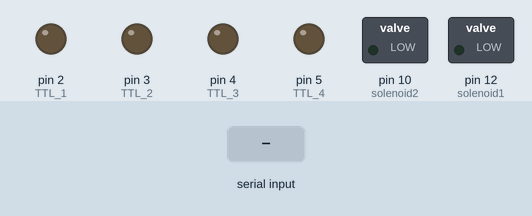
Simulated run of this sketch. Board: Arduino Uno, built with avr-gcc and run on an emulated ATmega328P. Parts: switched loads named in the sketch (green lamp = pin HIGH), output pins drawn as LEDs (lit = HIGH). Inputs (shaded band) come from the test bench.

Above: at 1.2 s.
1.3 s: "1\n" received over Serial
At 1.7 s:
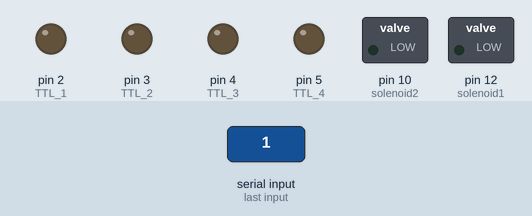
2.8 s: "2\n" received over Serial
At 4.0 s:
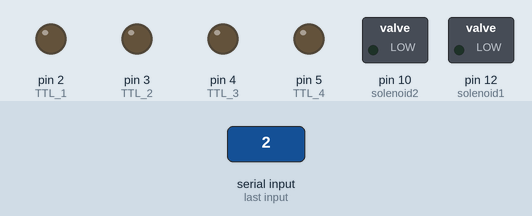
4.3 s: "7\n" received over Serial
At 5.5 s:
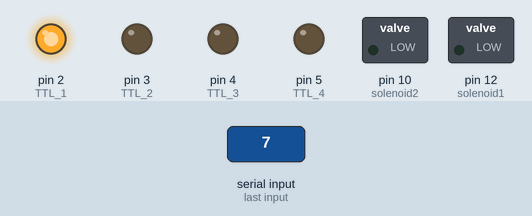
5.8 s: "3\n" received over Serial
At 6.6 s:
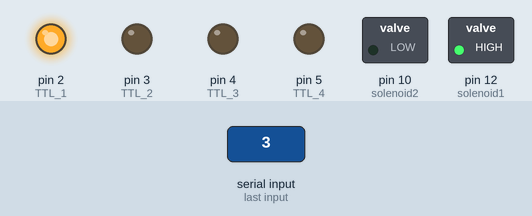
7.3 s: "5\n" received over Serial
At 7.7 s:
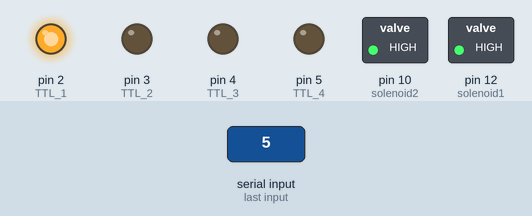
8.8 s: "4\n" received over Serial
At 10.1 s:
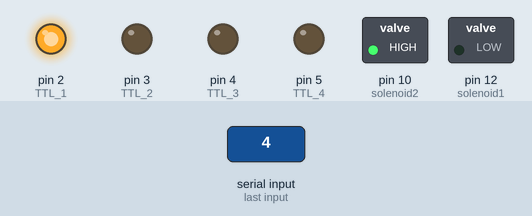
Timing chart, 0 to 11.3 s (numbered marks = the images above; inputs shaded):
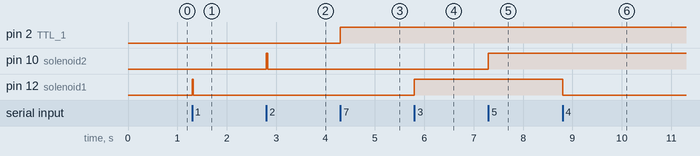

The sketch:

TTL_box_v1.ino
```cpp
//--------------------------------Created by Matt Udakis -------------------------------//
//                                                                                      //
// Load this script onto an arduino connected to 2 solenoid valves                      //
// The corresponding matlab script is called reward_delivery.m                          //
// matlab script will enable GUI for connection to arduino                              //
// delivery of reward and also manual open and closing of solenoid valves for set up    //
// Additonal TTL ports are added for integration with Matlab code to trigger experiment //
// contingencies                                                                        //
//--------------------------------------------------------------------------------------//

int solenoid1       = 12;
int solenoid2       = 10;
int TTL_1           = 2;
int TTL_2           = 3;
int TTL_3           = 4;
int TTL_4           = 5;

// TTL_1 output to the inscopix DAQ to signify when optogenetics is delivered.


int openTime1 = 25;
int openTime2 = 25;

String serialReceived;
char State;

bool BreakStatus = false;
boolean receiverState;

void setup() {

  pinMode(solenoid1, OUTPUT);
  pinMode(solenoid2, OUTPUT);

  pinMode(TTL_1, OUTPUT);
  pinMode(TTL_2, OUTPUT);
  pinMode(TTL_3, OUTPUT);
  pinMode(TTL_4, OUTPUT);


  Serial.begin(500000); //open serial port and set rate to 9600 baud

}

void loop() {
  // put your main code here, to run repeatedly:
  while (Serial.available()) {

    serialReceived = Serial.readStringUntil('\n');
    //    serialReceived = Serial.parseInt();
    State = serialReceived.charAt(0);
    switch (State) {
      case '1':
        digitalWrite(solenoid1, HIGH);
        delay(openTime1);
        digitalWrite(solenoid1, LOW);
        break;

      case '2':
        digitalWrite(solenoid2, HIGH);
        delay(openTime2);
        digitalWrite(solenoid2, LOW);
        break;

      case '3':
        digitalWrite(solenoid1, HIGH);
        break;

      case '4':
        digitalWrite(solenoid1, LOW);
        break;

      case '5':
        digitalWrite(solenoid2, HIGH);
        break;

      case '6':
        digitalWrite(solenoid2, LOW);
        break;


      case '7':
        digitalWrite(TTL_1, HIGH);
        break;

      case '8':
        digitalWrite(TTL_1, LOW);
        break;

    }
  }
}
```

Measured:
- after the input at 1.3 s, pin 12 (solenoid1): LOW → HIGH at once, → LOW 0.03 s later
- after the input at 2.8 s, pin 10 (solenoid2): LOW → HIGH at once, → LOW 0.03 s later
- after the input at 4.3 s, pin 2 (TTL_1): LOW → HIGH at once
- after the input at 5.8 s, pin 12 (solenoid1): LOW → HIGH at once
- after the input at 7.3 s, pin 10 (solenoid2): LOW → HIGH at once
- after the input at 8.8 s, pin 12 (solenoid1): HIGH → LOW at once
